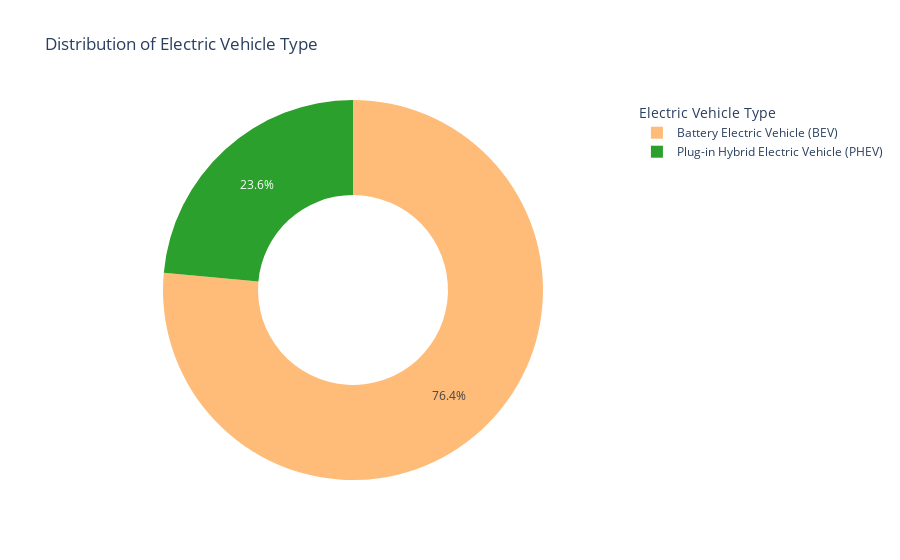

This figure's notebook cell:
### Code cell
count_data = df.groupby(['Make', 'Electric Vehicle Type']).size().reset_index(name='Count')

top_10_makes = count_data.groupby('Make').sum().nlargest(10, 'Count').index

count_data_top_10 = count_data[count_data['Make'].isin(top_10_makes)]

fig_donut = go.Figure()

ev_type_counts = count_data.groupby('Electric Vehicle Type')['Count'].sum()

fig_donut.add_trace(go.Pie(
    labels=ev_type_counts.index,
    values=ev_type_counts.values,
    hole=0.5,
    marker=dict(colors=color_palette_5),
    textinfo='percent'))

fig_donut.update_layout(
    title='Distribution of Electric Vehicle Type', 
    legend_title_text='Electric Vehicle Type')

fig_donut.show()

### Figure 1 — Plotly figure (JSON) as saved in the notebook; plotly's stock layout.template omitted (floating-point values rounded to 4 significant figures)
{"data": [{"hole": 0.5, "labels": ["Battery Electric Vehicle (BEV)", "Plug-in Hybrid Electric Vehicle (PHEV)"], "marker": {"colors": ["#ffbb78", "#2ca02c", "#98df8a", "#d62728", "#ff9896", "#aec7e8", "#9467bd", "#c5b0d5", "#8c564b", "#c49c94"]}, "textinfo": "percent", "type": "pie", "values": [85752, 26420]}], "layout": {"legend": {"title": {"text": "Electric Vehicle Type"}}, "title": {"text": "Distribution of Electric Vehicle Type"}}}
